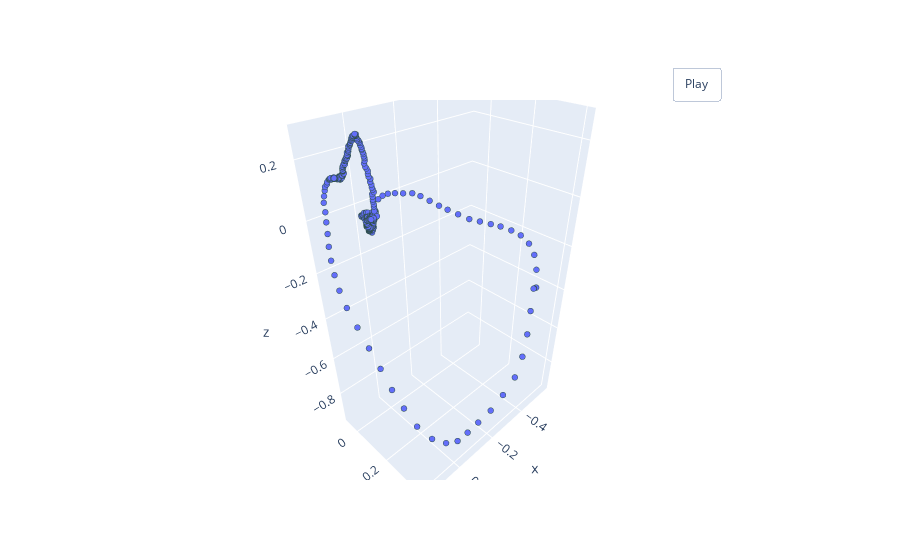

The notebook cell this image was saved under:
### Code cell
classes = {'normal' : 0, 'pathology': 1}
inv_classes = {0 : 'normal', 1 : 'pathology'}
print('Train dataset size: ', len(train_ds))
print('Valid dataset size: ', len(valid_ds))
print('Number of classes: ', len(train_ds.classes))

print('\nПример первого элемент тренировочного датасета:')
print('Sample pointcloud shape: ', train_ds[0]['pointcloud'].size())
print('Class: ', inv_classes[train_ds[0]['category']])
pcshow(*train_ds[0]['pointcloud'].T)

### Figure 1 — Plotly figure (JSON) as saved in the notebook; plotly's stock layout.template omitted (floating-point values rounded to 4 significant figures; data arrays with more than 128 entries replaced by an {"elided": "..."} marker saying what was removed)
{"data": [{"marker": {"line": {"color": "DarkSlateGrey", "width": 2}, "size": 2}, "mode": "markers", "type": "scatter3d", "x": {"elided": "512 float values"}, "y": {"elided": "512 float values"}, "z": {"elided": "512 float values"}}], "layout": {"updatemenus": [{"buttons": [{"args": [null, {"frame": {"duration": 50, "redraw": true}, "fromcurrent": true, "mode": "immediate", "transition": {"duration": 0}}], "label": "Play", "method": "animate"}], "pad": {"r": 10, "t": 45}, "showactive": false, "type": "buttons", "x": 0.8, "xanchor": "left", "y": 1, "yanchor": "bottom"}]}}
